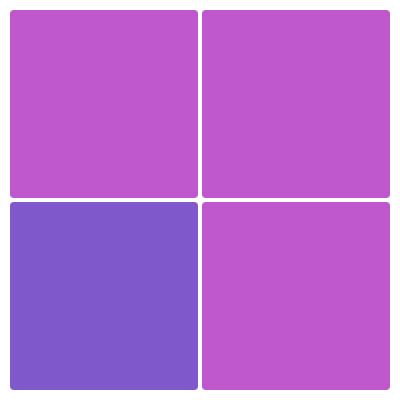
Frame 1 (no input)
Frame 60 (no input): identical to frame 1, image omitted
Frame 120 (the mouse pressed at the canvas centre since frame 60): identical to frame 1, image omitted

The p5.js sketch that drew this single still picture (run headless with seeded random() and noise() and a simulated clock; from frame 60 on, the mouse is pressed at the canvas centre):

// p5.js sketch
// ── sketch.js
const gap = 4;
const margin = 10;
let  canvasSize = 400;
//2D Levels Array of [sizeArray,deltaColor] 
const levels = [ [2,64],[2,62],[2,60],
                 [3,58],[3,54],[3,52],
                 [4,48],[4,44],[4,42],[4,40],
                 [5,38],[5,36],[5,34],[5,32],[5,30],
                 [6,29],[6,28],[6,27],[6,26],[6,25],[6,24],[6,23],[6,22],[6,21],[6,20]
               ] 

let currentLevel = 0;
let currentSizeArray = 2;
let currentDeltaColor = 64;
let currentArray = [];//2D array of the square items 

let gameStart = false;
let clickEnable = false;
let touchEnable = false;

let currentColor0 = [];//Ramdom color for the square item
let currentColor1 = [];//Different color for only one square item
function randomColor(){
  colorMode(RGB); 
  let r = Math.floor(random()*255);//The r(ed) takes random value from 0 to 255
  let g = Math.floor(random()*255);//The g(reen) takes random value from 0 to 255
  let b = Math.floor(random()*255);//The b(lue) takes random value from 0 to 255
  currentColor0 = color(r,g,b);
  
  //then make color1 from color0 with currentDeltaColor +/- to random Red or Green or Blue
  let cTemp = [r,g,b]; 
  let i = Math.floor(random()*3);
  if (cTemp[i]>currentDeltaColor){ 
      cTemp[i] -= currentDeltaColor;
  }else{
      cTemp[i] += currentDeltaColor; 
  }
  currentColor1 = color(cTemp[0],cTemp[1],cTemp[2]);
  print(currentColor0.levels);
  print(currentColor1.levels);
}

//Initial a zero 2D square array size = n
function create2DZeroSquareArray(n){
  return Array.from(Array(n), () => new Array(n).fill(0));
}

//Make a random item = 1 in the zero 2D square array
function randomOneSquare(array2D){
  len = array2D.length;
  let i = Math.floor(random()*len);
  let j = Math.floor(random()*len);
  print(i,j);
  array2D[i][j] = 1;
  return array2D;
}

//Draw the game square board at x,y with size = w and 2 colors base on 2D square array
function drawBoard (x,y,w,c0,c1,array2D,showAnswer){
   background(255);
   let len = array2D.length;
   colorMode(RGB);
   let w1 = (w - (len-1)*gap)/len; 
   let y1 = y;
   for (let i = 0; i < len; i++) { 
      let x1 = x;
      for (let j = 0; j < len; j++){
         if (array2D[i][j] == 0){
            fill(c0);//color0 for item = 0
            noStroke();
         }
         else{
            fill(c1);//color1 for item = 1
            if (showAnswer){//showAnswer = true when Game Over
               strokeWeight(2*gap);
               stroke(0);//Show black boder of the different square when game over 
            }
         }
         square(x1, y1, w1, gap);
         x1 += (w1+gap);
      }
      y1 += (w1+gap);  
   }
}

//Checking Mouse on Square Items
function mouseMoved(){ 
  if (gameStart){
     let pixelColor = get(mouseX, mouseY);
     //Must use JSON.stringify() to compare 2 arrays
     if  (JSON.stringify(pixelColor) === JSON.stringify(currentColor0.levels) ||
          JSON.stringify(pixelColor) === JSON.stringify(currentColor1.levels)
         ){
            cursor(HAND);
            clickEnable = true;
     }else{
            cursor(ARROW);
            clickEnable = false;
     }
   }
}

//Checking mouse click right (different-color) square item or not 
function mouseClicked() {
  if (gameStart & clickEnable){    
      let pixelColor = get(mouseX, mouseY);
      if (JSON.stringify(pixelColor) === JSON.stringify(currentColor1.levels)){
           currentLevel += 1;
           if (currentLevel < levels.length){
              currentSizeArray = levels[currentLevel][0];
              currentDeltaColor = levels[currentLevel][1];
           }
           currentArray = randomOneSquare(create2DZeroSquareArray(currentSizeArray));
           randomColor();
      }
      else{
           cursor(ARROW);
           gameStart = false;
      }
  }
}

//When run on touch screen as Iphone
function touchStarted() {      
   if (gameStart & touchEnable){
      let pixelColor = get(mouseX, mouseY);
      if (JSON.stringify(pixelColor) === JSON.stringify(currentColor1.levels)){
            currentLevel += 1;
            if (currentLevel < levels.length){
               currentSizeArray = levels[currentLevel][0];
               currentDeltaColor = levels[currentLevel][1];
            }
            currentArray = randomOneSquare(create2DZeroSquareArray(currentSizeArray));
            randomColor();
       }
       else{
         if (JSON.stringify(pixelColor) === JSON.stringify(currentColor0.levels)){
            gameStart = false;
         }   
         
       }
       return true;
   }  
}
function mousePressed() {
   return false;
}    

///////////////////////////////////////////
function setup() {
  if (windowWidth<windowHeight)
     {canvasSize = windowWidth;
  }
  else{
     canvasSize = 400;
  }
  
  createCanvas(canvasSize, canvasSize);
  para1 = createElement('p', "");
  currentSizeArray = levels[currentLevel][0];
  currentDeltaColor = levels[currentLevel][1];
  //Create a square 2D Array with only one item = 1, all others = zero
  currentArray = randomOneSquare(create2DZeroSquareArray(currentSizeArray));
  
  //Create a ramdom color(Red, Green, Blue) for color0 and color1 
  randomColor();
  
  gameStart = true;
}

function draw() {  
  if (gameStart){       
   touchEnable = false; 
   drawBoard (margin,margin,canvasSize-2*margin,currentColor0,currentColor1,currentArray,false);
   touchEnable = true;
    para1.html("Level: "+currentLevel);
  }else{
    drawBoard (margin,margin,canvasSize-2*margin,currentColor0,currentColor1,currentArray,true);
    para1.html("Game over at level "+currentLevel);
  }
  
}
// ── style.css
html, body {
  margin: 0;
  padding: 0;
}
h1 {
  text-align: center;
}
canvas {
  display: block;
  margin-left: auto;
  margin-right: auto;
}
p {
  font-size:32px;
  text-align: center;
}
